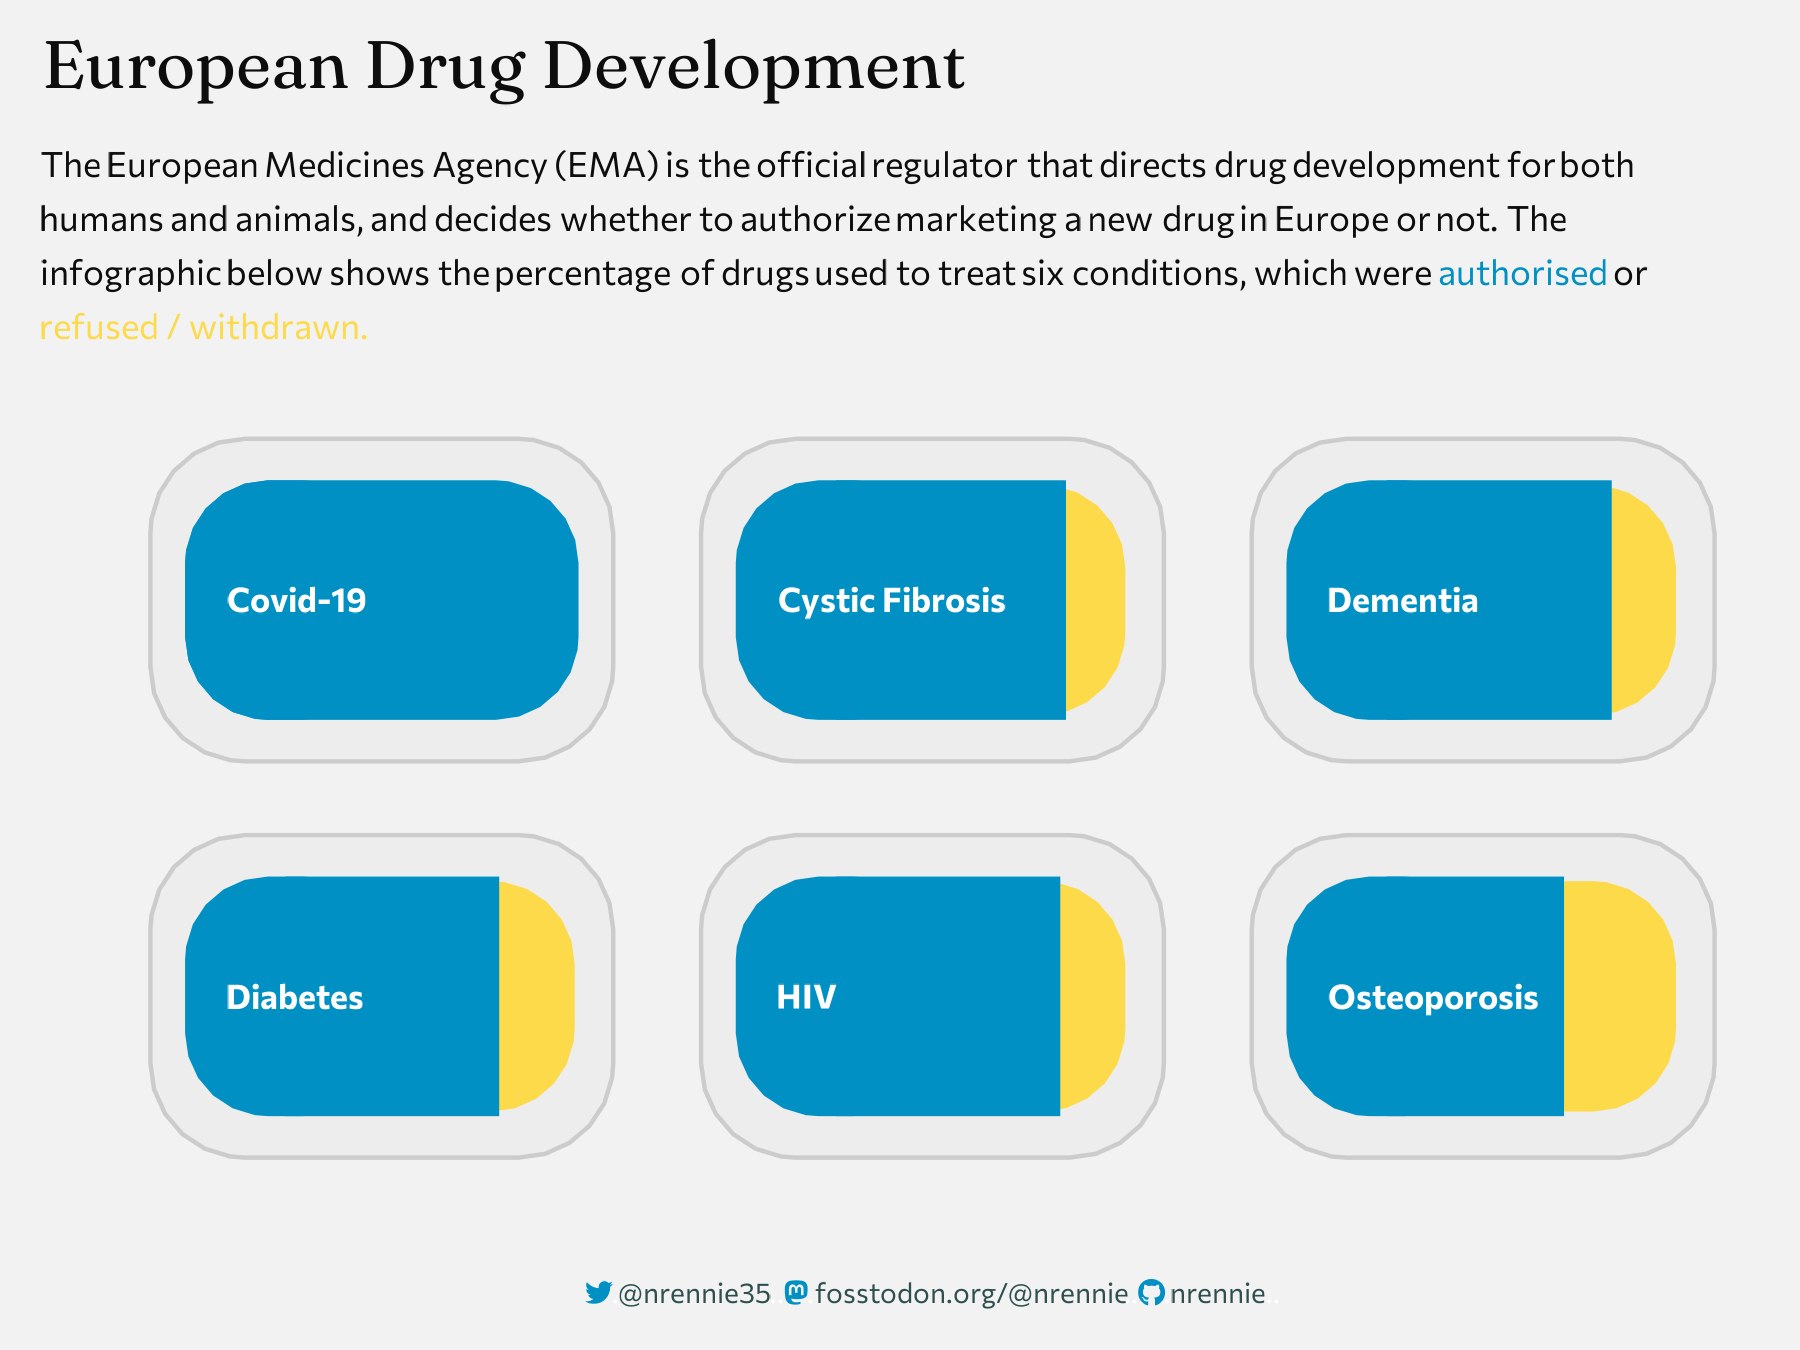

Generate this figure with R:
library(tidyverse)
library(lubridate)
library(showtext)
library(patchwork)
library(camcorder)
library(ggtext)
library(glue)
library(nrBrand)
library(geomtextpath)
library(ggforce)

# load data
drugs <- readr::read_csv("https://raw.githubusercontent.com/rfordatascience/tidytuesday/master/data/2023/2023-03-14/drugs.csv")


# Version 1 ---------------------------------------------------------------

# data wrangling
plot_data <- drugs |>
  filter(
    category == "veterinary",
    authorisation_status == "authorised",
    decision_date >= ymd("20180101")
  ) |>
  select(decision_date, species) |>
  mutate(
    Dogs = str_detect(species, "Dogs|dogs"),
    Cats = str_detect(species, "Cats|cats"),
    Chickens = str_detect(species, "Chicken|chicken"),
    Pigs = str_detect(species, "Pigs|pig")
  ) |>
  select(-species) |>
  pivot_longer(Dogs:Pigs) |>
  arrange(decision_date) |>
  filter(value) |>
  group_by(name) |>
  mutate(total = row_number()) |>
  drop_na() |> 
  mutate(name = factor(name, 
                       levels = c("Dogs", "Pigs", "Cats", "Chickens")))

# start recording
gg_record(
  dir = file.path("2023", "2023-03-14", "recording"), # where to save the recording
  device = "png", # device to use to save images
  width = 10, # width of saved image
  height = 6, # height of saved image
  units = "in", # units for width and height
  dpi = 300 # dpi to use when saving image
)

# text
social <- "<span style='font-family:\"Font Awesome 6 Brands\";color:#F0F5F5;'>&#xf099;</span><span style='color:#2F4F4F;'>.</span><span style='font-family:Commissioner;color:#F0F5F5;'>@nrennie35</span><span style='color:#2F4F4F;'>..</span><span style='font-family:\"Font Awesome 6 Brands\";color:#F0F5F5;'>&#xf4f6;</span><span style='color:#2F4F4F;'>.</span><span style='font-family:Commissioner;color:#F0F5F5;'>fosstodon.org/@nrennie</span><span style='color:#2F4F4F;'>..</span><span style='font-family:\"Font Awesome 6 Brands\";color:#F0F5F5;'>&#xf09b;</span><span style='color:#2F4F4F;'>.</span><span style='font-family:Commissioner;color:#F0F5F5;'>nrennie</span><span style='color:#2F4F4F;'>..</span>"

st <- glue("The European Medicines Agency (EMA) is the official regulator that 
           directs drug development for both humans and animals, and decides
           whether to authorize marketing 
           a new drug in Europe or not. Medicines for dogs are being authorised
           at a faster rate compared to other animals including pigs,
           cats, and chickens.<br><br>Data: European Medicines Agency")


# plot
ggplot(
  data = plot_data,
  mapping = aes(x = decision_date, y = total, colour = (name == "Dogs"), group = name)
) +
  geom_textline(
    stat = "smooth", aes(label = name),
    hjust = 0.9,
    size = 12,
    linewidth = 0.8,
    fontface = "bold",
    family = "Commissioner"
  ) +
  labs(
    x = "",
    y = "Number of drugs authorised",
    title = "European Veterinary Drug Development",
    subtitle = st,
    caption = social
  ) +
  scale_colour_manual(values = c("#508080", "#E30B5C")) +
  scale_x_date(limits = ymd(c("20180101", "20220630"))) +
  scale_y_continuous(limits = c(0, 80)) +
  coord_cartesian(expand = FALSE) +
  theme_minimal(base_size = 24, base_family = "Commissioner") +
  theme(
    plot.background = element_rect(fill = "#2F4F4F", colour = "#2F4F4F"),
    panel.background = element_rect(fill = "#2F4F4F", colour = "#2F4F4F"),
    plot.margin = margin(15, 15, 10, 10),
    text = element_text(
      family = "Commissioner",
      colour = "#F0F5F5",
      size = 28
    ),
    plot.title = element_text(
      family = "Fraunces",
      size = 60,
      hjust = 0,
      colour = "#F0F5F5"
    ),
    plot.subtitle = element_textbox_simple(
      lineheight = 0.4,
      family = "Commissioner",
      colour = "#F0F5F5",
      size = 34,
      margin = margin(t = 5, b = 10)
    ),
    plot.caption = element_textbox_simple(
      lineheight = 0.4,
      hjust = 0,
      size = 28,
      margin = margin(t = 10),
      family = "Commissioner",
      colour = "#F0F5F5"
    ),
    axis.text = element_text(
      colour = "#F0F5F5"
    ),
    panel.grid = element_line(
      colour = alpha("#508080", 0.4),
      linewidth = 0.3
    ),
    panel.grid.minor = element_blank(),
    strip.text = element_text(colour = "#F0F5F5"),
    legend.position = "none"
  )


# Version 2 ---------------------------------------------------------------

# data wrangling
plot_data <- drugs |> 
  select(authorisation_status, condition_indication) |> 
  drop_na() |> 
  mutate(status = 
           case_when(
             authorisation_status == "authorised" ~ "Authorised",
             authorisation_status != "authorised" ~ "Refused / withdrawn"
           )) |> 
  mutate(condition_indication = tolower(condition_indication)) |> 
  mutate(`Covid-19` = str_detect(condition_indication,
                                 "covid-19|covid19|covid"),
         `Diabetes` = str_detect(condition_indication,
                                 "diabetes"),
         `HIV` = str_detect(condition_indication,
                            "hiv"),
         `Osteoporosis` = str_detect(condition_indication,
                                     "osteoporosis"),
         `Dementia` = str_detect(condition_indication,
                                 "dementia"),
         `Cystic Fibrosis` = str_detect(condition_indication,
                                        "cystic fibrosis")) |> 
  select(-c(condition_indication, authorisation_status)) |> 
  pivot_longer(-status, values_to = "is_drug", names_to = "Disease") |> 
  group_by(status, Disease) |> 
  summarise(total = sum(is_drug)) |> 
  ungroup() |> 
  group_by(Disease) |> 
  mutate(all_drugs = sum(total)) |> 
  mutate(prop = total/all_drugs) |> 
  select(-c(total, all_drugs))

gg_record(
  dir = file.path("2023", "2023-03-14", "recording"), # where to save the recording
  device = "png", # device to use to save images
  width = 6, # width of saved image
  height = 4.5, # height of saved image
  units = "in", # units for width and height
  dpi = 300 # dpi to use when saving image
)

# text
social <- "<span style='font-family:\"Font Awesome 6 Brands\";color:#0190c4;'>&#xf099;</span><span style='color:white;'>.</span><span style='font-family:Commissioner;color:#2F4F4F;'>@nrennie35</span><span style='color:white;'>..</span><span style='font-family:\"Font Awesome 6 Brands\";color:#0190c4;'>&#xf4f6;</span><span style='color:white;'>.</span><span style='font-family:Commissioner;color:#2F4F4F;'>fosstodon.org/@nrennie</span><span style='color:white;'>..</span><span style='font-family:\"Font Awesome 6 Brands\";color:#0190c4;'>&#xf09b;</span><span style='color:white;'>.</span><span style='font-family:Commissioner;color:#2F4F4F;'>nrennie</span><span style='color:white;'>..</span>"

st <- glue("The European Medicines Agency (EMA) is the official regulator that 
           directs drug development for both humans and animals, and decides
           whether to authorize marketing  a new drug in Europe or not. The 
           infographic below shows the percentage of drugs used to treat six 
           conditions, which were <span style='color: #0190c4'>authorised</span>
           or <span style='color: #fdda49'>refused / withdrawn.</span>")

# plot
ggplot(data = plot_data) + 
  facet_wrap(~Disease, nrow = 2, ncol = 3) +
  geom_shape(data = data.frame(x = c(-0.2, 2.2, 2.2, -0.2, -0.2),
                               y = c(-0.2, -0.2, 1.2, 1.2, -0.2)),
             mapping = aes(x = x, y = y),
             fill = "grey93", 
             colour = "grey80",
             radius = unit(0.8, 'cm')
  ) +
  geom_shape(data = data.frame(x = c(0, 2, 2, 0, 0),
                               y = c(0, 0, 1, 1, 0)),
             mapping = aes(x = x, y = y),
             fill = "#fdda49", 
             radius = unit(0.7, 'cm')
  ) +
  geom_shape(data = data.frame(x = c(-0.02, 2.02, 2.02, -0.02, -0.02),
                               y = c(-0.02, -0.02, 1.02, 1.02, -0.02),
                               Disease = "Covid-19"),
             mapping = aes(x = x, y = y),
             fill = "#0190c4", 
             radius = unit(0.7, 'cm')
  ) +
  geom_shape(data = data.frame(x = c(-0.02, 1.02, 1.02, -0.02, -0.02),
                               y = c(-0.02, -0.02, 1.02, 1.02, -0.02)),
             mapping = aes(x = x, y = y),
             fill = "#0190c4", 
             radius = unit(0.7, 'cm')
  ) +
  geom_rect(data = filter(plot_data, status == "Authorised", Disease != "Covid-19"),
               mapping = aes(xmin = 0.5,
                             xmax = prop*2,
                             ymin = -0.02,
                             ymax = 1.02),
               fill = "#0190c4") +
  geom_text(data = filter(plot_data, status == "Authorised"),
            mapping = aes(x = 0.2,
                          y = 0.5,
                          label = Disease),
            colour = "white",
            hjust = 0,
            size = 9,
            fontface = "bold",
            family = "Commissioner") +
  labs(
    x = "",
    y = "",
    title = "European Drug Development",
    subtitle = st,
    caption = social
  ) +
  theme_minimal(base_size = 26, base_family = "Commissioner") +
  theme(
    plot.background = element_rect(fill = "gray95", colour = "gray95"),
    panel.background = element_rect(fill = "gray95", colour = "gray95"),
    plot.title = element_text(
      family = "Fraunces",
      size = 50,
      hjust = 0,
      colour = "gray5"
    ),
    plot.subtitle = element_textbox_simple(
      lineheight = 0.5,
      margin = margin(t = 5, b = 25),
      family = "Commissioner",
      colour = "gray5"
    ),
    plot.caption = element_textbox_simple(
      lineheight = 0.4,
      hjust = 0.5,
      halign = 0.5,
      margin = margin(t = 5),
      family = "Commissioner",
      colour = "gray5"
    ),
    strip.text = element_blank(),
    plot.title.position = "plot",
    plot.margin = margin(10, 15, 10, 10),
    panel.spacing = unit(10, "pt"),
    axis.text = element_blank(),
    panel.grid = element_blank())


# Gif ---------------------------------------------------------------------

# save gif
gg_playback(
  name = file.path("2023", "2023-03-14", "20230314.gif"),
  first_image_duration = 4,
  last_image_duration = 20,
  image_resize = 800,
  frame_duration = .25,
  background = "white"
)
